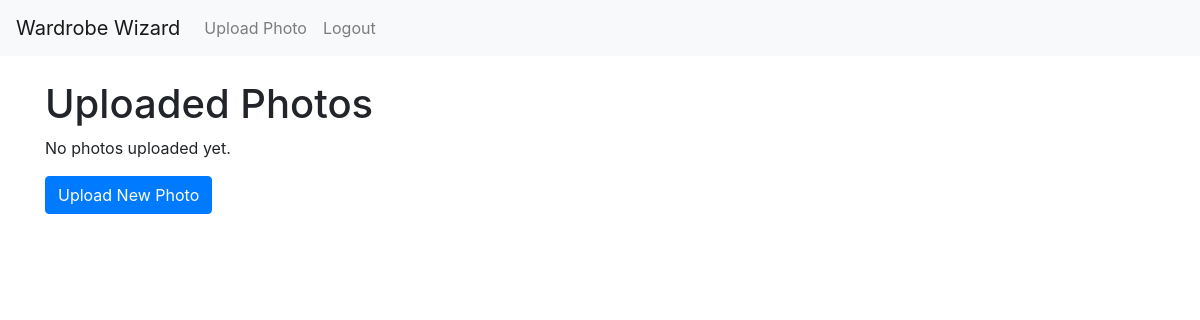
The app's page / (signed in), older data.
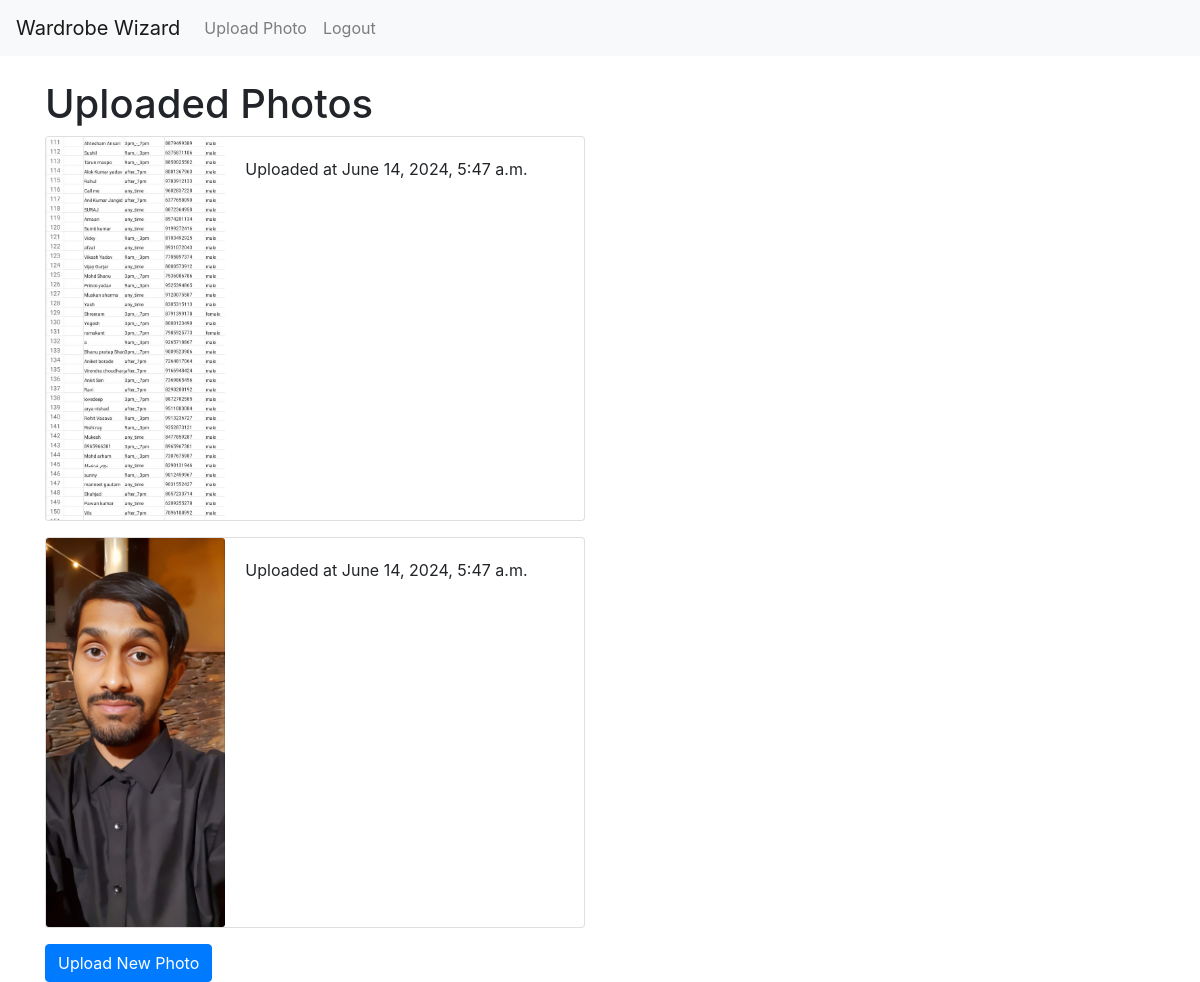
The same page, newer data.
### wardrobe_wizard/models.py (models this page shows)
class Photo(models.Model):
    user = models.ForeignKey(User, on_delete=models.CASCADE)
    photo = models.ImageField(upload_to='cloths/')
    uploaded_at = models.DateTimeField(auto_now_add=True)

### wardrobe_wizard/views.py (the view)
# urls.py: 2. Add a URL to urlpatterns:  path('', views.home, name='home')
def home(request):
    if request.user.is_authenticated:
        photos = Photo.objects.filter(user=request.user)
        return render(request, 'home.html', {'photos': photos})
    else:
        message = "You have to be logged in to see your uploaded photos."
        return render(request, 'home.html', {'message': message})

### wardrobe_wizard/templates/home.html (shortened to what this page needs)
{% extends 'base.html' %}
{% block content %}
<h1>Uploaded Photos</h1>
{% if user.is_authenticated %}
    {% if photos %}
        {% for photo in photos %}
            <div class="card mb-3" style="max-width: 540px;">
                <div class="row no-gutters">
                    <div class="col-md-4">
                        <img src="{{ photo.photo.url }}" class="card-img" alt="Photo">
                    </div>
                    <div class="col-md-8">
                        <div class="card-body">
                            <p class="card-text">Uploaded at {{ photo.uploaded_at }}</p>
                        </div>
                    </div>
                </div>
            </div>
        {% endfor %}
    {% else %}
        <p>No photos uploaded yet.</p>
    {% endif %}
    <a href="{% url 'upload_photo' %}" class="btn btn-primary">Upload New Photo</a>
{% else %}
    <p>{{ message }}</p>
    <a href="{% url 'user_login' %}" class="btn btn-primary">Login</a>
    <a href="{% url 'user_signup' %}" class="btn btn-secondary">Sign Up</a>
{% endif %}
{% endblock %}

### wardrobe_wizard/templates/base.html (shortened to what this page needs)
<!DOCTYPE html>
<html lang="en">
<head>
    <link rel="stylesheet" href="https://stackpath.bootstrapcdn.com/bootstrap/4.5.2/css/bootstrap.min.css">
</head>
<body>
    <nav class="navbar navbar-expand-lg navbar-light bg-light">
        <a class="navbar-brand" href="/">Wardrobe Wizard</a>
        <div class="collapse navbar-collapse">
            <ul class="navbar-nav mr-auto">
                {% if user.is_authenticated %}
                    <li class="nav-item">
                        <a class="nav-link" href="upload_photo">Upload Photo</a>
                    </li>
                    <li class="nav-item">
                        <a class="nav-link" href="user_logout">Logout</a>
                    </li>
                {% endif %}
            </ul>
        </div>
    </nav>
    <div class="container mt-4">
        {% block content %}{% endblock %}
    </div>
</body>
</html>

Row changes from the older to the newer data that the page shows:
added Photo: photo (picture), uploaded_at "June 14, 2024, 5:47 a.m."
added Photo: photo (picture), uploaded_at "June 14, 2024, 5:47 a.m."
Text that changed along with them:
text no longer shown: "No photos uploaded yet."
